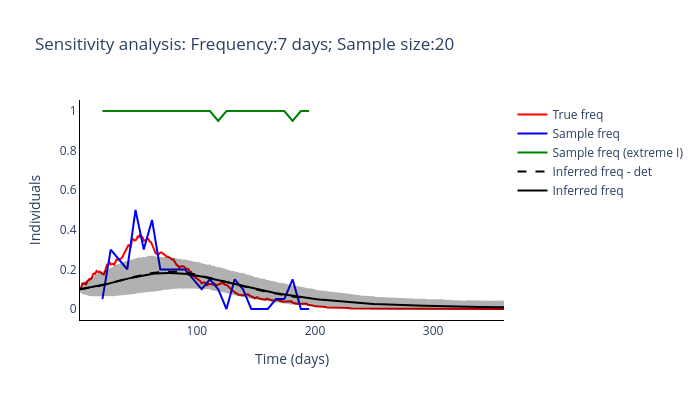
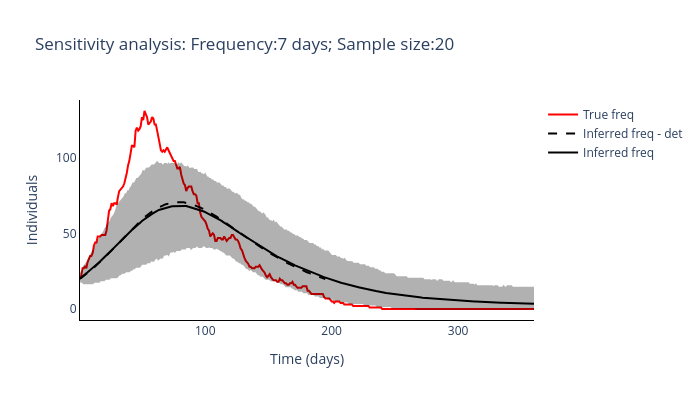

The cell these charts' notebook holds for them, in order:
### Markdown cell above
#### Run optimisation-based inference method for multiple sampling protcols

### Code cell
routine_run(freq_samplying_range[2], sample_size_range[0])

### Figure 1 — Plotly figure (JSON) as saved in the notebook; plotly's stock layout.template omitted (floating-point values rounded to 4 significant figures; data arrays with more than 128 entries replaced by an {"elided": "..."} marker saying what was removed)
{"data": [{"line": {"color": "red"}, "mode": "lines", "name": "True freq", "type": "scatter", "x": {"elided": "360 int values"}, "y": {"elided": "360 float values"}}, {"line": {"color": "blue"}, "mode": "lines", "name": "Sample freq", "type": "scatter", "x": [20, 27, 34, 41, 48, 55, 62, 69, 76, 83, 90, 97, 104, 111, 118, 125, 132, 139, 146, 153, 160, 167, 174, 181, 188, 195], "y": [0.05, 0.3, 0.25, 0.2, 0.5, 0.3, 0.45, 0.2, 0.2, 0.2, 0.2, 0.15, 0.1, 0.15, 0.1, 0, 0.15, 0.1, 0, 0, 0, 0.05, 0.05, 0.15, 0, 0]}, {"line": {"color": "green"}, "mode": "lines", "name": "Sample freq (extreme I)", "type": "scatter", "x": [20, 27, 34, 41, 48, 55, 62, 69, 76, 83, 90, 97, 104, 111, 118, 125, 132, 139, 146, 153, 160, 167, 174, 181, 188, 195], "y": [1, 1, 1, 1, 1, 1, 1, 1, 1, 1, 1, 1, 1, 1, 0.95, 1, 1, 1, 1, 1, 1, 1, 1, 0.95, 1, 1]}, {"line": {"color": "black", "dash": "dash"}, "mode": "lines", "name": "Inferred freq - det", "type": "scatter", "x": {"elided": "360 int values"}, "y": {"elided": "195 float values"}}, {"line": {"color": "black"}, "mode": "lines", "name": "Inferred freq", "type": "scatter", "x": {"elided": "360 int values"}, "y": {"elided": "360 float values"}}, {"fill": "toself", "fillcolor": "black", "line": {"color": "black"}, "mode": "lines", "name": "Inferred freq", "opacity": 0.3, "showlegend": false, "type": "scatter", "x": {"elided": "720 int values"}, "y": {"elided": "720 float values"}}], "layout": {"height": 400, "plot_bgcolor": "white", "title": {"text": "Sensitivity analysis: Frequency:7 days; Sample size:20"}, "width": 700, "xaxis": {"linecolor": "black", "title": {"text": "Time (days)"}}, "yaxis": {"linecolor": "black", "title": {"text": "Individuals"}}}}

### Figure 2 — Plotly figure (JSON) as saved in the notebook; plotly's stock layout.template omitted (floating-point values rounded to 4 significant figures; data arrays with more than 128 entries replaced by an {"elided": "..."} marker saying what was removed)
{"data": [{"line": {"color": "red"}, "mode": "lines", "name": "True freq", "type": "scatter", "x": {"elided": "360 int values"}, "y": {"elided": "360 int values"}}, {"line": {"color": "black", "dash": "dash"}, "mode": "lines", "name": "Inferred freq - det", "type": "scatter", "x": {"elided": "360 int values"}, "y": {"elided": "195 float values"}}, {"line": {"color": "black"}, "mode": "lines", "name": "Inferred freq", "type": "scatter", "x": {"elided": "360 int values"}, "y": {"elided": "360 float values"}}, {"fill": "toself", "fillcolor": "black", "line": {"color": "black"}, "mode": "lines", "name": "Inferred freq", "opacity": 0.3, "showlegend": false, "type": "scatter", "x": {"elided": "720 int values"}, "y": {"elided": "720 float values"}}], "layout": {"height": 400, "plot_bgcolor": "white", "title": {"text": "Sensitivity analysis: Frequency:7 days; Sample size:20"}, "width": 700, "xaxis": {"linecolor": "black", "title": {"text": "Time (days)"}}, "yaxis": {"linecolor": "black", "title": {"text": "Individuals"}}}}
